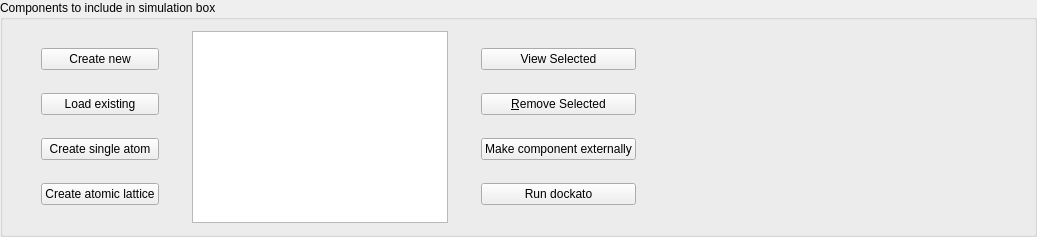
             <widget class="QGroupBox" name="groupBox_10">
              <property name="title">
               <string>Components to include in simulation box</string>
              </property>
              <layout class="QHBoxLayout" name="horizontalLayout_2">
               <item>
                <spacer name="horizontalSpacer_6">
                 <property name="orientation">
                  <enum>Qt::Horizontal</enum>
                 </property>
                 <property name="sizeHint" stdset="0">
                  <size>
                   <width>27</width>
                   <height>20</height>
                  </size>
                 </property>
                </spacer>
               </item>
               <item>
                <layout class="QVBoxLayout" name="verticalLayout_6">
                 <item>
                  <widget class="QPushButton" name="createMolFileButton">
                   <property name="sizePolicy">
                    <sizepolicy hsizetype="Minimum" vsizetype="Fixed">
                     <horstretch>1</horstretch>
                     <verstretch>0</verstretch>
                    </sizepolicy>
                   </property>
                   <property name="text">
                    <string>Create new</string>
                   </property>
                  </widget>
                 </item>
                 <item>
                  <widget class="QPushButton" name="molFileLoadButton">
                   <property name="sizePolicy">
                    <sizepolicy hsizetype="Minimum" vsizetype="Fixed">
                     <horstretch>1</horstretch>
                     <verstretch>0</verstretch>
                    </sizepolicy>
                   </property>
                   <property name="text">
                    <string>Load existing</string>
                   </property>
                  </widget>
                 </item>
                 <item>
                  <widget class="QPushButton" name="createAtomButton">
                   <property name="text">
                    <string>Create single atom</string>
                   </property>
                  </widget>
                 </item>
                 <item>
                  <widget class="QPushButton" name="createLatticeButton">
                   <property name="text">
                    <string>Create atomic lattice</string>
                   </property>
                  </widget>
                 </item>
                </layout>
               </item>
               <item>
                <spacer name="horizontalSpacer_5">
                 <property name="orientation">
                  <enum>Qt::Horizontal</enum>
                 </property>
                 <property name="sizeHint" stdset="0">
                  <size>
                   <width>27</width>
                   <height>20</height>
                  </size>
                 </property>
                </spacer>
               </item>
               <item>
                <widget class="QListWidget" name="molFileList">
                 <property name="sizePolicy">
                  <sizepolicy hsizetype="Expanding" vsizetype="Expanding">
                   <horstretch>0</horstretch>
                   <verstretch>0</verstretch>
                  </sizepolicy>
                 </property>
                </widget>
               </item>
               <item>
                <spacer name="horizontalSpacer_13">
                 <property name="orientation">
                  <enum>Qt::Horizontal</enum>
                 </property>
                 <property name="sizeHint" stdset="0">
                  <size>
                   <width>27</width>
                   <height>20</height>
                  </size>
                 </property>
                </spacer>
               </item>
               <item>
                <layout class="QVBoxLayout" name="verticalLayout_5">
                 <item>
                  <widget class="QPushButton" name="viewMolFileButton">
                   <property name="sizePolicy">
                    <sizepolicy hsizetype="Minimum" vsizetype="Fixed">
                     <horstretch>2</horstretch>
                     <verstretch>1</verstretch>
                    </sizepolicy>
                   </property>
                   <property name="text">
                    <string>View Selected</string>
                   </property>
                  </widget>
                 </item>
                 <item>
                  <widget class="QPushButton" name="removeMolFileButton">
                   <property name="sizePolicy">
                    <sizepolicy hsizetype="Minimum" vsizetype="Fixed">
                     <horstretch>2</horstretch>
                     <verstretch>1</verstretch>
                    </sizepolicy>
                   </property>
                   <property name="text">
                    <string>&amp;Remove Selected</string>
                   </property>
                  </widget>
                 </item>
                 <item>
                  <widget class="QPushButton" name="makeMolExtButton">
                   <property name="text">
                    <string>Make component externally</string>
                   </property>
                  </widget>
                 </item>
                 <item>
                  <widget class="QPushButton" name="dockatoButton">
                   <property name="text">
                    <string>Run dockato</string>
                   </property>
                  </widget>
                 </item>
                </layout>
               </item>
               <item>
                <spacer name="horizontalSpacer_7">
                 <property name="orientation">
                  <enum>Qt::Horizontal</enum>
                 </property>
                 <property name="sizeHint" stdset="0">
                  <size>
                   <width>387</width>
                   <height>20</height>
                  </size>
                 </property>
                </spacer>
               </item>
              </layout>
             </widget>
